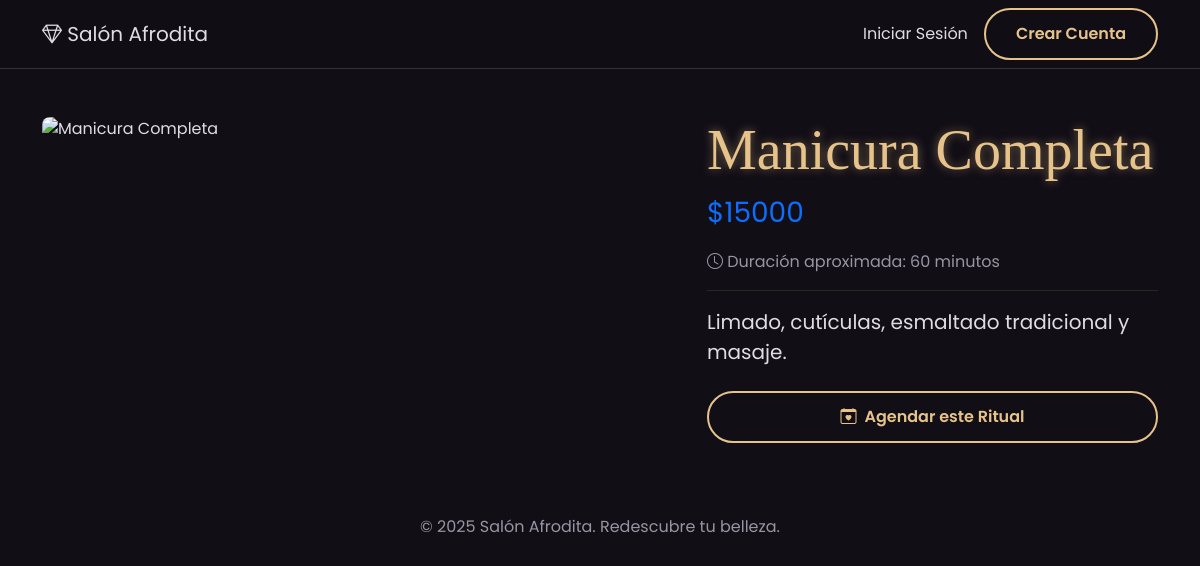
The app's page /servicio/1/ with its own data.
### reservas/models.py (models this page shows, shortened)
class Servicio(models.Model):
    nombre = models.CharField(max_length=200)
    descripcion = models.TextField()
    precio = models.DecimalField(max_digits=10, decimal_places=2)
    duracion_minutos = models.IntegerField(help_text="Duración del servicio en minutos")

### reservas/views.py (the view)
# urls.py: path('servicio/<int:id_servicio>/', vistas_reservas.servicio_detail, name='servicio_detail'),
def servicio_detail(request, id_servicio):
    servicio = get_object_or_404(Servicio, id=id_servicio)
    return render(request, 'public/servicio_detail.html', {'servicio': servicio})

### templates/public/servicio_detail.html (shortened to what this page needs)
{% extends "base.html" %}
{% block content %}
<div class="container my-5">
    <div class="row">
        <div class="col-lg-7" data-aos="fade-right">
            <img src="https://images.unsplash.com/photo-1521590832167-7bcbfaa6381f?w=800" class="img-fluid rounded-3 mb-4" alt="{{ servicio.nombre }}">
        </div>
        <div class="col-lg-5" data-aos="fade-left" data-aos-delay="200">
            <h1 class="display-4">{{ servicio.nombre }}</h1>
            <p class="fs-3 text-primary">${{ servicio.precio|floatformat:0 }}</p>
            <p class="text-muted"><i class="bi bi-clock"></i> Duración aproximada: {{ servicio.duracion_minutos }} minutos</p>
            <hr style="border-color: var(--color-primary-glow);">
            <p class="fs-5">{{ servicio.descripcion }}</p>
            <div class="d-grid mt-4">
                <a href="{% url 'crear_reserva' servicio.id %}" class="btn btn-primary">
                    <i class="bi bi-calendar-heart me-2"></i>Agendar este Ritual
                </a>
            </div>
        </div>
    </div>
</div>
{% endblock %}

### static/css/custom.css (style rules this page uses)
:root { --color-bg: #120e16; --color-bg-secondary: #1a1423; --color-primary: #e6c38a; --color-primary-glow: rgba(230, 195, 138, 0.5); --color-text: #e0dce5; --color-text-muted: #9a94a2; --font-heading: 'Cormorant Garamond', serif; --font-body: 'Poppins', sans-serif; }
body { font-family: var(--font-body); background-color: var(--color-bg); color: var(--color-text); overflow-x: hidden; }
h1, h2, h3, h4, h5, h6 { font-family: var(--font-heading); color: var(--color-primary); font-weight: 700; text-shadow: 0 0 10px var(--color-primary-glow); }
p { color: var(--color-text); }
.text-muted { color: var(--color-text-muted) !important; }
a { color: var(--color-primary); text-decoration: none; transition: all 0.3s ease; }
.btn-primary { background: transparent; border: 2px solid var(--color-primary); color: var(--color-primary); font-weight: 600; border-radius: 50px; padding: 12px 30px; transition: all 0.3s ease; }

### records on screen
Servicio: nombre "Manicura Completa", precio "15000", duracion_minutos "60", descripcion "Limado, cutículas, esmaltado tradicional y masaje."
